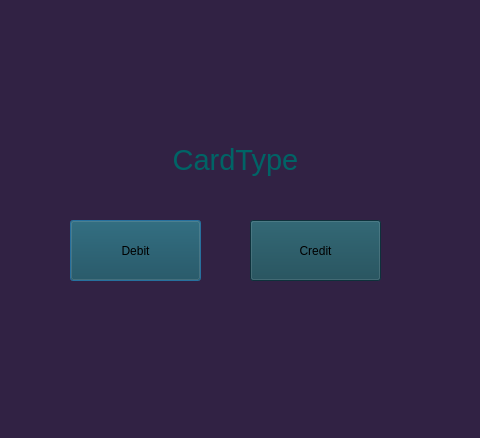
<?xml version="1.0" encoding="UTF-8"?>
<ui version="4.0">
 <class>CardTypeWIndow</class>
 <widget class="QDialog" name="CardTypeWIndow">
  <property name="geometry">
   <rect>
    <x>0</x>
    <y>0</y>
    <width>480</width>
    <height>438</height>
   </rect>
  </property>
  <property name="windowTitle">
   <string>Dialog</string>
  </property>
  <property name="styleSheet">
   <string notr="true">background-color: rgb(49, 34, 68);

</string>
  </property>
  <widget class="QPushButton" name="debitB">
   <property name="geometry">
    <rect>
     <x>70</x>
     <y>220</y>
     <width>131</width>
     <height>61</height>
    </rect>
   </property>
   <property name="styleSheet">
    <string notr="true">background-color: rgb(20, 69, 82);

</string>
   </property>
   <property name="text">
    <string>Debit</string>
   </property>
  </widget>
  <widget class="QPushButton" name="creditB">
   <property name="geometry">
    <rect>
     <x>250</x>
     <y>220</y>
     <width>131</width>
     <height>61</height>
    </rect>
   </property>
   <property name="styleSheet">
    <string notr="true">background-color: rgb(20, 69, 82);

</string>
   </property>
   <property name="text">
    <string>Credit</string>
   </property>
  </widget>
  <widget class="QLabel" name="label">
   <property name="geometry">
    <rect>
     <x>140</x>
     <y>140</y>
     <width>191</width>
     <height>41</height>
    </rect>
   </property>
   <property name="styleSheet">
    <string notr="true">color: rgb(0, 100, 102);

</string>
   </property>
   <property name="text">
    <string>&lt;html&gt;&lt;head/&gt;&lt;body&gt;&lt;p align=&quot;center&quot;&gt;&lt;span style=&quot; font-size:22pt;&quot;&gt;CardType&lt;/span&gt;&lt;/p&gt;&lt;/body&gt;&lt;/html&gt;</string>
   </property>
  </widget>
 </widget>
 <resources/>
 <connections/>
</ui>
